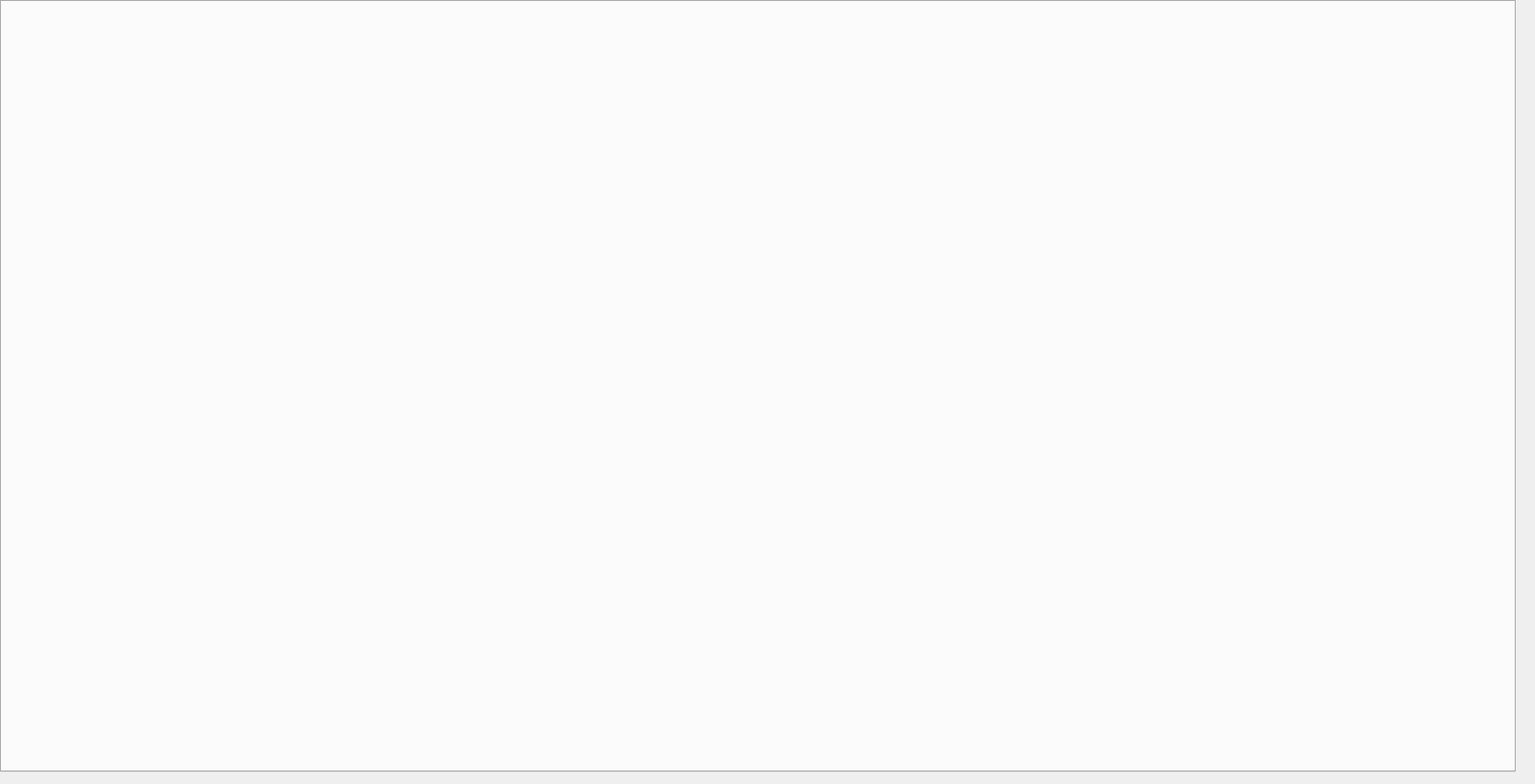
<?xml version="1.0" encoding="UTF-8"?>
<ui version="4.0">
 <class>OptionsTRANUSDialogBase</class>
 <widget class="QDialog" name="OptionsTRANUSDialogBase">
  <property name="geometry">
   <rect>
    <x>0</x>
    <y>0</y>
    <width>1591</width>
    <height>813</height>
   </rect>
  </property>
  <property name="windowTitle">
   <string>Options TRANUS</string>
  </property>
  <widget class="QTabWidget" name="tabWidget">
   <property name="geometry">
    <rect>
     <x>0</x>
     <y>0</y>
     <width>1571</width>
     <height>801</height>
    </rect>
   </property>
   <property name="tabPosition">
    <enum>QTabWidget::North</enum>
   </property>
   <property name="tabShape">
    <enum>QTabWidget::Rounded</enum>
   </property>
   <property name="currentIndex">
    <number>-1</number>
   </property>
  </widget>
 </widget>
 <resources/>
 <connections/>
</ui>
